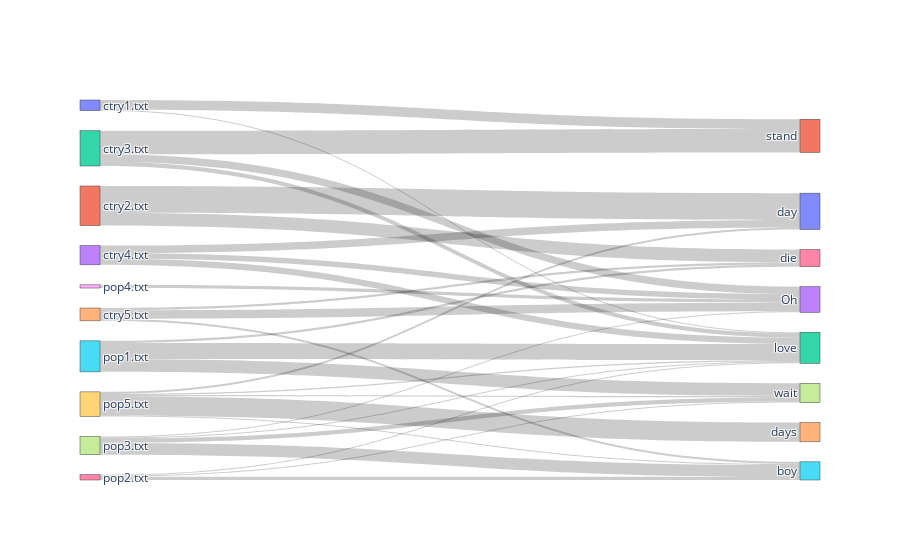

This figure's notebook cell:
### Code cell
def sankey_wordcount(word_list=None, k=None):
    """
    Generates a Sankey diagram to visualize word counts across songs

    Args:
        word_list (list, optional): Specific set of words to include.
        k (int, optional): Number of most frequent words to include.
    """
    if k:
        # if k is passed, use the top k words in terms of total count
        #df refers to the dataframe with total word counts from all files
        sorted_df = df.sort_values(by='wordcount', ascending=False)
        word_list = list(sorted_df.head(k).index)

    # init empty list for creating a df
    data_list = []

    # Iterate over each word and file to fill in the data list with (name, word, count)
    for word in word_list:
        for file_name in lst_files:
            try:
                #get the count for that song and word
                count = data['data/' + file_name]["wordcount"].loc[word].wordcount
            except KeyError:
                # if keyerror, just input 0, keyerror means no occurance
                count = 0
            
            # Append data as tuple (filename, word, count) to the list
            data_list.append((file_name, word, count))

    # Create DataFrame from the list, set cols
    filtered_df = pd.DataFrame(data_list, columns=['filename', 'word', 'value'])

    #call make_sankey() using the filtered_df built, and src/targ cols from filtered_df
    make_sankey(filtered_df, 'filename', 'word')

sankey_wordcount(word_list=['day', 'stand', 'love', 'Oh', 'days', 'boy', 'die', 'wait'])

### Figure 1 — Plotly figure (JSON) as saved in the notebook; plotly's stock layout.template omitted (floating-point values rounded to 4 significant figures)
{"data": [{"link": {"source": [0, 1, 2, 3, 4, 5, 6, 7, 8, 9, 0, 1, 2, 3, 4, 5, 6, 7, 8, 9, 0, 1, 2, 3, 4, 5, 6, 7, 8, 9, 0, 1, 2, 3, 4, 5, 6, 7, 8, 9, 0, 1, 2, 3, 4, 5, 6, 7, 8, 9, 0, 1, 2, 3, 4, 5, 6, 7, 8, 9, 0, 1, 2, 3, 4, 5, 6, 7, 8, 9, 0, 1, 2, 3, 4, 5, 6, 7, 8, 9], "target": [10, 10, 10, 10, 10, 10, 10, 10, 10, 10, 11, 11, 11, 11, 11, 11, 11, 11, 11, 11, 12, 12, 12, 12, 12, 12, 12, 12, 12, 12, 13, 13, 13, 13, 13, 13, 13, 13, 13, 13, 14, 14, 14, 14, 14, 14, 14, 14, 14, 14, 15, 15, 15, 15, 15, 15, 15, 15, 15, 15, 16, 16, 16, 16, 16, 16, 16, 16, 16, 16, 17, 17, 17, 17, 17, 17, 17, 17, 17, 17], "value": [0, 25, 0, 7, 0, 0, 0, 0, 0, 2, 9, 0, 22, 0, 0, 0, 0, 0, 0, 0, 1, 0, 4, 6, 0, 15, 1, 1, 0, 1, 0, 0, 7, 5, 8, 0, 0, 1, 3, 0, 0, 0, 0, 0, 0, 0, 0, 0, 0, 18, 0, 0, 0, 0, 2, 0, 3, 11, 0, 1, 0, 12, 0, 0, 2, 2, 0, 0, 0, 0, 0, 0, 0, 0, 0, 12, 1, 4, 0, 1]}, "node": {"label": ["ctry1.txt", "ctry2.txt", "ctry3.txt", "ctry4.txt", "ctry5.txt", "pop1.txt", "pop2.txt", "pop3.txt", "pop4.txt", "pop5.txt", "day", "stand", "love", "Oh", "days", "boy", "die", "wait"]}, "type": "sankey"}], "layout": {}}
